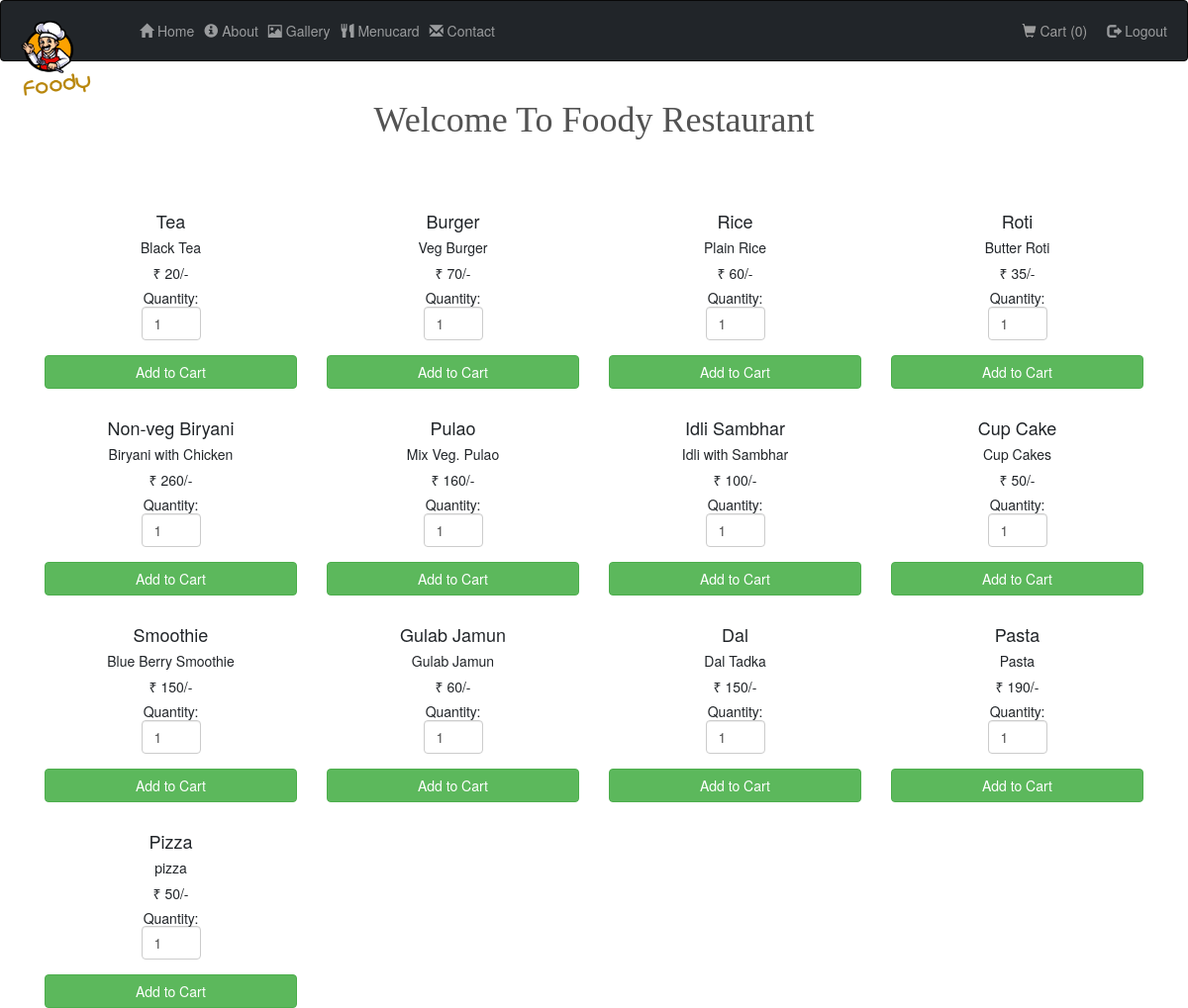
The page /order1.php on the database its author committed.
### tables this page shows
CREATE TABLE `addfood` (
  `F_ID` int(30) NOT NULL,
  `name` varchar(50) NOT NULL,
  `price` int(30) NOT NULL,
  `description` varchar(200) NOT NULL,
  `images_path` varchar(200) NOT NULL,
  `options` varchar(30) NOT NULL DEFAULT 'ENABLE'
);

### order1.php (the view, shortened to what this page needs)
<?php
include 'partials/_dbconnect.php';
?>
<!doctype html>
<html lang="en">
  <head>
    <link href="https://cdn.jsdelivr.net/npm/bootstrap@5.0.0-beta3/dist/css/bootstrap.min.css" rel="stylesheet">
    <link rel="stylesheet" href="https://pro.fontawesome.com/releases/v5.10.0/css/all.css"/>
    <link rel="stylesheet" href="CSS/style.css">
    <link rel="stylesheet" href="https://maxcdn.bootstrapcdn.com/bootstrap/3.4.1/css/bootstrap.min.css">
  </head>
  <body>
    <nav class="navbar navbar-expand-lg navbar-inverse navbar-dark bg-dark">
      <div class="container-fluid">
        <div class="navbar-header">
          <a class="navbar-brand" href="">
            <img src="Images/logo.png" width="80" height="80" class="d-inline-block align-top" alt="">
          </a>
        </div>
          <div class="collapse text-muted navbar-collapse" id="navbarSupportedContent">
            <ul class="navbar-nav me-auto mb-2 mb-lg-0">
              <li class="nav-item">
                <a class="nav-link"  href="home.php"><span class="glyphicon glyphicon-home"></span> Home</a>
              </li>
              <li class="nav-item">
                <a class="nav-link" href="about.php"><span class="glyphicon glyphicon-info-sign"></span> About</a>
              </li>
              <li class="nav-item">
                <a class="nav-link" href="gallery.php"><span class="glyphicon glyphicon-picture"></span> Gallery</a>
              </li>
              <li class="nav-item">
                <a class="nav-link" href="menucard.php"><span class="glyphicon glyphicon-cutlery"></span> Menucard</a>
              </li>
              <li class="nav-item">
                <a class="nav-link" href="contact.php"><span class="glyphicon glyphicon-envelope"></span> Contact</a>
              </li>
            </ul>
            <ul class="nav navbar-nav navbar-right">
              <li><a href="cart.php"><span class="glyphicon glyphicon-shopping-cart"></span> Cart  (<?php
                if(isset($_SESSION["cart"])){
                  $count = count($_SESSION["cart"]);
                  echo "$count";
                }
                else
                  echo "0";
                ?>) </a>
              </li>
              <li class="nav-item">
                <a class="nav-link" href="logout.php"><span class="glyphicon glyphicon-log-out"></span> Logout</a>
              </li>
            </ul>
          </div>
      </div>
    </nav>
    <div class="menu-title1">
        <div class="container text-center">
            <h1>Welcome To Foody Restaurant</h1>
        </div>
    </div><br><br>
    <div class="container" style="width:95%;">
    <?php
    $sql = "SELECT * FROM addfood WHERE options = 'ENABLE' ORDER BY F_ID";
    $result = mysqli_query($conn, $sql);
    if (mysqli_num_rows($result) > 0)
    {
        $count=0;
        while($row = mysqli_fetch_assoc($result)){
        if ($count == 0)
            echo "<div class='row'>";
    ?>
    <div class="col-md-3">
        <form method="post" action="cart.php?action=add&id=<?php echo $row["F_ID"]; ?>">
        <div class="mypanel" align="center";>
            <h4 class="text-dark"><?php echo $row["name"]; ?></h4>
            <h5 class="text-dark"><?php echo $row["description"]; ?></h5>
            <h5 class="text-dark">&#8377; <?php echo $row["price"]; ?>/-</h5>
            <h5 class="text-dark">Quantity: <input type="number" min="1" max="25" name="quantity" class="form-control" value="1" style="width: 60px;"> </h5>
            <input type="submit" name="add" style="margin-top:5px;" class="btn btn-success" value="Add to Cart">
        </div>
        </form>
    </div>
    <?php
        $count++;
        if($count==4) {
            echo "</div>";
            $count=0;
        }
    }
    ?>
    </div>
</div>
  <?php
}
?>
</body>
</html>

### CSS/style.css (style rules this page uses)
img { max-width: 100% }
.menu-title1 h1 { color: #535353; font-family: "Great Vibes",cursive; font-size: 36px; margin-bottom: 2px; text-transform: capitalize; }
input,textarea { width: 100%; padding: 12px 20px; margin: 8px ;8px margin-bottom: 10px; display: inline-block; border: 1px solid #000000; border-radius: 4px; box-sizing: border-box; }
input,textarea { width: 100%; padding: 12px 20px; margin: 8px 0; display: inline-block; border: 1px solid #000000; border-radius: 4px; box-sizing: border-box; }

### rows shown on the page
addfood: name "Tea", description "Black Tea", price "20"
addfood: name "Burger", description "Veg Burger", price "70"
addfood: name "Rice", description "Plain Rice", price "60"
addfood: name "Roti", description "Butter Roti", price "35"
addfood: name "Non-veg Biryani", description "Biryani with Chicken", price "260"
addfood: name "Pulao", description "Mix Veg. Pulao", price "160"
addfood: name "Idli Sambhar", description "Idli with Sambhar", price "100"
addfood: name "Cup Cake", description "Cup Cakes", price "50"
addfood: name "Smoothie", description "Blue Berry Smoothie", price "150"
addfood: name "Gulab Jamun", description "Gulab Jamun", price "60"
addfood: name "Dal", description "Dal Tadka", price "150"
addfood: name "Pasta", description "Pasta", price "190"
addfood: name "Pizza", description "pizza", price "50"
